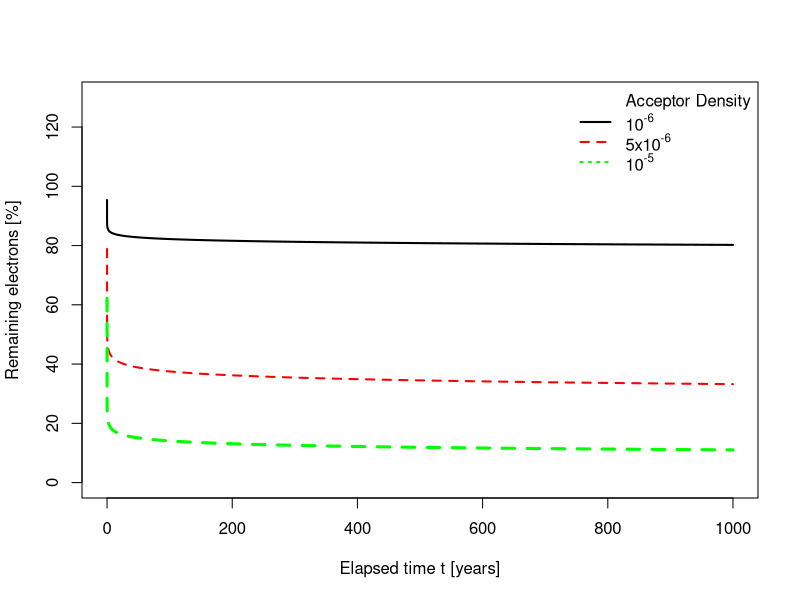

R code for this plot:
# Simulate Loss of charge due to ground state tunneling (GST)
rm(list=ls())
z<-1.8
s<-3e15                  # frequency factor
rho1<-1e-6               # rho-prime values
rho2<-5e-6
rho3<-1e-5
years<-1000
elapsedt<-3.154e7*years
t<-seq(from=1,to=elapsedt,by=1e6)
gr1<-100*exp(-rho1*(log(z*s*t)**3.0))
gr2<-100*exp(-rho2*(log(z*s*t)**3.0))
gr3<-100*exp(-rho3*(log(z*s*t)**3.0))
plot(unlist(t)/(3.154e7),unlist(gr1),type="l",lty=1,lwd=2,
     ylim=c(0,130),pch=1,ylab="Remaining electrons [%]",
     xlab="Elapsed time t [years]")
lines(unlist(t)/(3.154e7),unlist(gr2),lwd=2,col="red",lty=2)
lines(unlist(t)/(3.154e7),unlist(gr3),lwd=3,col="green",lty=2)
legend("topright",bty="n",lwd=2, lty=c(NA,1,2,3), 
       legend = c("Acceptor Density"  ,expression("10"^"-6"*""),
                  expression("5x10"^"-6"*""),expression("10"^"-5"*"")),
       col=c(NA,"black","red","green")) 